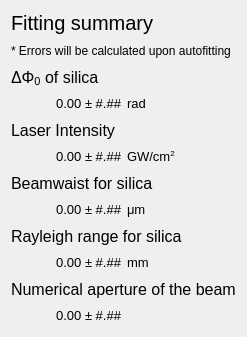
                      <widget class="QFrame" name="silicaCA_fittingsummary_3">
                       <property name="sizePolicy">
                        <sizepolicy hsizetype="Fixed" vsizetype="Minimum">
                         <horstretch>0</horstretch>
                         <verstretch>0</verstretch>
                        </sizepolicy>
                       </property>
                       <property name="minimumSize">
                        <size>
                         <width>0</width>
                         <height>337</height>
                        </size>
                       </property>
                       <layout class="QGridLayout" name="silicaCA_fittingsummary_4">
                        <item row="1" column="0" colspan="2">
                         <widget class="QLabel" name="label_71">
                          <property name="text">
                           <string>* Errors will be calculated upon autofitting</string>
                          </property>
                         </widget>
                        </item>
                        <item row="9" column="0">
                         <widget class="QLabel" name="silica_rayleighRangeSummary_label_2">
                          <property name="font">
                           <font>
                            <pointsize>10</pointsize>
                           </font>
                          </property>
                          <property name="text">
                           <string>&lt;html&gt;&lt;head/&gt;&lt;body&gt;&lt;p&gt;0.00 ± #.##&lt;/p&gt;&lt;/body&gt;&lt;/html&gt;</string>
                          </property>
                          <property name="alignment">
                           <set>Qt::AlignRight|Qt::AlignTrailing|Qt::AlignVCenter</set>
                          </property>
                         </widget>
                        </item>
                        <item row="8" column="0" colspan="2">
                         <widget class="QLabel" name="label_78">
                          <property name="font">
                           <font>
                            <pointsize>12</pointsize>
                           </font>
                          </property>
                          <property name="text">
                           <string>Rayleigh range for silica</string>
                          </property>
                         </widget>
                        </item>
                        <item row="4" column="0" colspan="2">
                         <widget class="QLabel" name="label_81">
                          <property name="font">
                           <font>
                            <pointsize>12</pointsize>
                           </font>
                          </property>
                          <property name="text">
                           <string>Laser Intensity</string>
                          </property>
                         </widget>
                        </item>
                        <item row="5" column="0">
                         <widget class="QLabel" name="silica_laserIntensitySummary_label_2">
                          <property name="font">
                           <font>
                            <pointsize>10</pointsize>
                           </font>
                          </property>
                          <property name="text">
                           <string>&lt;html&gt;&lt;head/&gt;&lt;body&gt;&lt;p&gt;0.00 ± #.##&lt;/p&gt;&lt;/body&gt;&lt;/html&gt;</string>
                          </property>
                          <property name="alignment">
                           <set>Qt::AlignRight|Qt::AlignTrailing|Qt::AlignVCenter</set>
                          </property>
                         </widget>
                        </item>
                        <item row="3" column="1">
                         <widget class="QLabel" name="label_82">
                          <property name="font">
                           <font>
                            <pointsize>10</pointsize>
                           </font>
                          </property>
                          <property name="text">
                           <string>&lt;html&gt;&lt;head/&gt;&lt;body&gt;&lt;p&gt;rad&lt;/p&gt;&lt;/body&gt;&lt;/html&gt;</string>
                          </property>
                         </widget>
                        </item>
                        <item row="2" column="0" colspan="2">
                         <widget class="QLabel" name="label_159">
                          <property name="font">
                           <font>
                            <pointsize>12</pointsize>
                           </font>
                          </property>
                          <property name="text">
                           <string>&lt;html&gt;&lt;head/&gt;&lt;body&gt;&lt;p&gt;ΔΦ&lt;sub&gt;0&lt;/sub&gt;  of silica&lt;/p&gt;&lt;/body&gt;&lt;/html&gt;</string>
                          </property>
                         </widget>
                        </item>
                        <item row="5" column="1">
                         <widget class="QLabel" name="label_160">
                          <property name="font">
                           <font>
                            <pointsize>10</pointsize>
                           </font>
                          </property>
                          <property name="text">
                           <string>&lt;html&gt;&lt;head/&gt;&lt;body&gt;&lt;p&gt;GW/cm&lt;span style=&quot; vertical-align:super;&quot;&gt;2&lt;/span&gt;&lt;/p&gt;&lt;/body&gt;&lt;/html&gt;</string>
                          </property>
                         </widget>
                        </item>
                        <item row="3" column="0">
                         <widget class="QLabel" name="silica_deltaPhi0Summary_label_2">
                          <property name="font">
                           <font>
                            <pointsize>10</pointsize>
                           </font>
                          </property>
                          <property name="text">
                           <string>&lt;html&gt;&lt;head/&gt;&lt;body&gt;&lt;p&gt;0.00 ± #.##&lt;/p&gt;&lt;/body&gt;&lt;/html&gt;</string>
                          </property>
                          <property name="alignment">
                           <set>Qt::AlignRight|Qt::AlignTrailing|Qt::AlignVCenter</set>
                          </property>
                         </widget>
                        </item>
                        <item row="0" column="0" colspan="2">
                         <widget class="QLabel" name="label_161">
                          <property name="font">
                           <font>
                            <pointsize>15</pointsize>
                           </font>
                          </property>
                          <property name="text">
                           <string>Fitting summary</string>
                          </property>
                          <property name="alignment">
                           <set>Qt::AlignLeading|Qt::AlignLeft|Qt::AlignVCenter</set>
                          </property>
                         </widget>
                        </item>
                        <item row="7" column="0">
                         <widget class="QLabel" name="silica_beamwaistSummary_label_2">
                          <property name="font">
                           <font>
                            <pointsize>10</pointsize>
                           </font>
                          </property>
                          <property name="text">
                           <string>&lt;html&gt;&lt;head/&gt;&lt;body&gt;&lt;p&gt;0.00 ± #.##&lt;/p&gt;&lt;/body&gt;&lt;/html&gt;</string>
                          </property>
                          <property name="alignment">
                           <set>Qt::AlignRight|Qt::AlignTrailing|Qt::AlignVCenter</set>
                          </property>
                         </widget>
                        </item>
                        <item row="6" column="0" colspan="2">
                         <widget class="QLabel" name="label_162">
                          <property name="font">
                           <font>
                            <pointsize>12</pointsize>
                           </font>
                          </property>
                          <property name="text">
                           <string>Beamwaist for silica</string>
                          </property>
                         </widget>
                        </item>
                        <item row="9" column="1">
                         <widget class="QLabel" name="label_163">
                          <property name="font">
                           <font>
                            <pointsize>10</pointsize>
                           </font>
                          </property>
                          <property name="text">
                           <string>&lt;html&gt;&lt;head/&gt;&lt;body&gt;&lt;p&gt;mm&lt;/p&gt;&lt;/body&gt;&lt;/html&gt;</string>
                          </property>
                         </widget>
                        </item>
                        <item row="7" column="1">
                         <widget class="QLabel" name="label_164">
                          <property name="font">
                           <font>
                            <pointsize>10</pointsize>
                           </font>
                          </property>
                          <property name="text">
                           <string>&lt;html&gt;&lt;head/&gt;&lt;body&gt;&lt;p&gt;μm&lt;/p&gt;&lt;/body&gt;&lt;/html&gt;</string>
                          </property>
                         </widget>
                        </item>
                        <item row="11" column="0">
                         <widget class="QLabel" name="numericalApertureSummary_label_2">
                          <property name="font">
                           <font>
                            <pointsize>10</pointsize>
                           </font>
                          </property>
                          <property name="text">
                           <string>&lt;html&gt;&lt;head/&gt;&lt;body&gt;&lt;p&gt;0.00 ± #.##&lt;/p&gt;&lt;/body&gt;&lt;/html&gt;</string>
                          </property>
                          <property name="alignment">
                           <set>Qt::AlignRight|Qt::AlignTrailing|Qt::AlignVCenter</set>
                          </property>
                         </widget>
                        </item>
                        <item row="10" column="0" colspan="2">
                         <widget class="QLabel" name="label_165">
                          <property name="font">
                           <font>
                            <pointsize>12</pointsize>
                           </font>
                          </property>
                          <property name="text">
                           <string>Numerical aperture of the beam</string>
                          </property>
                         </widget>
                        </item>
                       </layout>
                      </widget>
